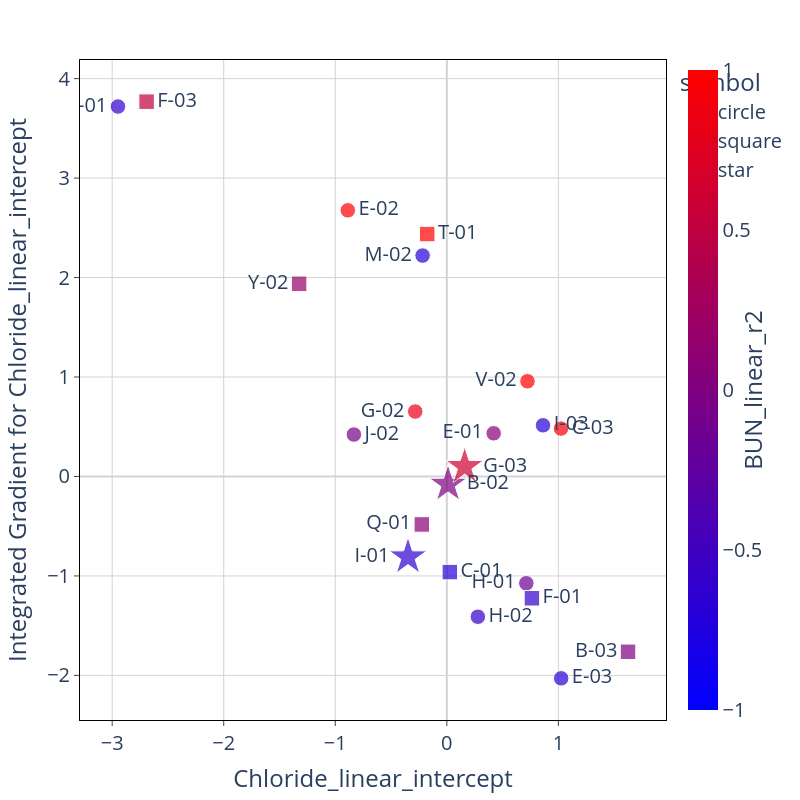
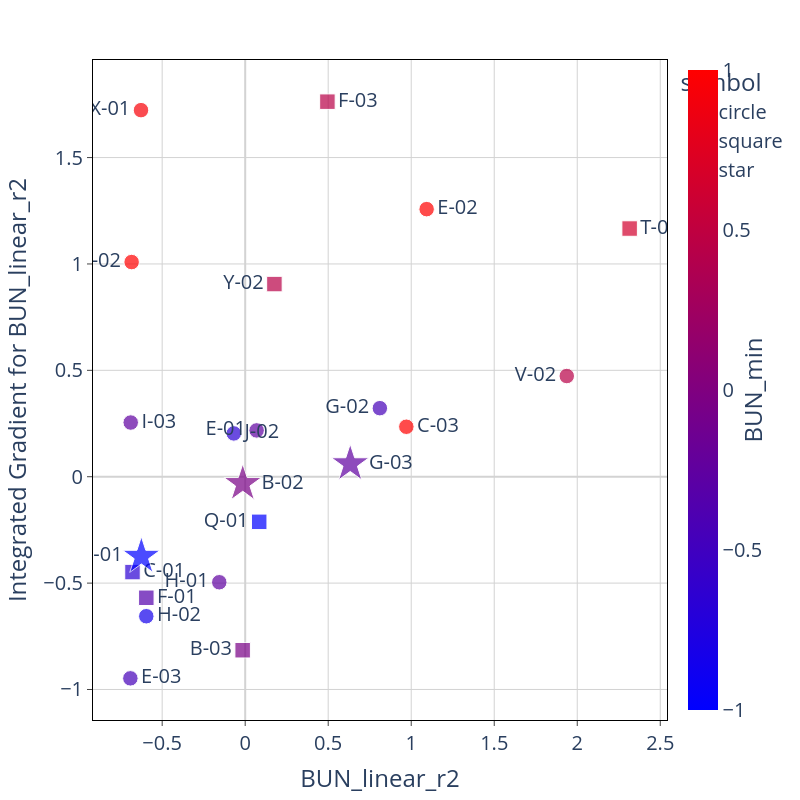
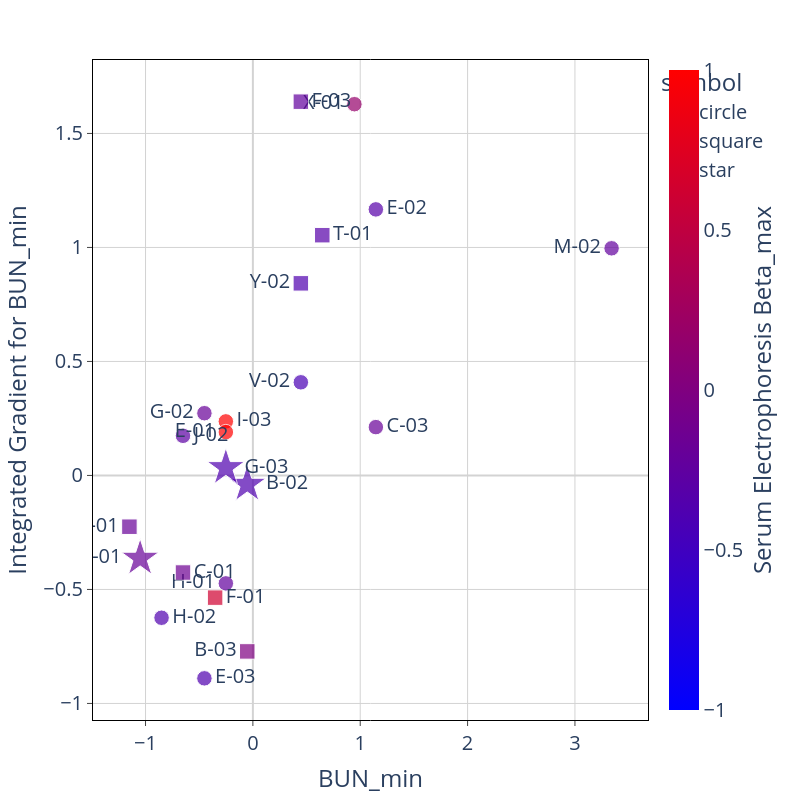

The code cell stored with these charts, in order, in its notebook:
### Code cell
feature_combinations = [[1,2], [2,3], [3,4]]

for combo in feature_combinations: 
    a, b = combo
    feat_1 = IGtable.columns[feature_order[len(feature_order)-a]]
    feat_2 = IGtable.columns[feature_order[len(feature_order)-b]]
    
    
    fig=px.scatter(x = IG_x_concat[feat_1], y = IGtable_concat[feat_1], 
                     text= IGtable_concat['DeID'], 
                     color = IG_x_concat[feat_2],
                     symbol = IGtable_concat['Shape'], size = IGtable_concat['size'],
                     symbol_sequence = IGtable_concat['Shape'].unique().tolist()
                    )
    fig.update_traces(textposition = text_pos(IGtable_concat, feat_1))



    fig.update_layout(
        plot_bgcolor='white',
        autosize=False,
        width=800,
        height=800,
        coloraxis = {'colorscale':'Bluered'},
        xaxis_title = feat_1,
        yaxis_title = "Integrated Gradient for " + feat_1,
        font=dict(size=20)
    )

    fig.update_xaxes(
        zeroline=True,
        zerolinecolor='lightgrey',
        mirror=True,
        ticks='outside',
        showline=True,
        linecolor='black',
        gridcolor='lightgrey'
        )

    fig.update_yaxes(
        zeroline=True,
        zerolinecolor='lightgrey',
        mirror=True,
        ticks='outside',
        showline=True,
        linecolor='black',
        gridcolor='lightgrey'
    )

    fig.update_coloraxes(colorbar_showticklabels=True,
                        colorbar_title=dict(text=feat_2,side = "right"),
                        cmin = -1, cmax = 1)

    fig.show()

### Figure 1 — Plotly figure (JSON) as saved in the notebook; plotly's stock layout.template omitted (floating-point values rounded to 4 significant figures)
{"data": [{"hovertemplate": "symbol=circle<br>x=%{x}<br>y=%{y}<br>size=%{marker.size}<br>text=%{text}<br>color=%{marker.color}<extra></extra>", "legendgroup": "circle", "marker": {"color": [-0.6917, -0.6276, -0.5957, -0.1561, 0.9706, 0.8111, -0.6895, 0.06886, 1.093, -0.684, -0.06862, 1.937], "coloraxis": "coloraxis", "size": [6, 6, 6, 6, 6, 6, 6, 6, 6, 6, 6, 6], "sizemode": "area", "sizeref": 0.05, "symbol": "circle"}, "mode": "markers+text", "name": "circle", "orientation": "v", "showlegend": true, "text": ["E-03", "X-01", "H-02", "H-01", "C-03", "G-02", "I-03", "E-01", "E-02", "M-02", "J-02", "V-02"], "textposition": ["middle right", "middle left", "middle right", "middle left", "middle right", "middle left", "middle right", "middle left", "middle right", "middle left", "middle right", "middle left", "middle right", "middle left", "middle right", "middle left", "middle right", "middle left", "middle right", "middle left", "middle right", "middle left"], "type": "scatter", "x": [1.025, -2.948, 0.2781, 0.7125, 1.023, -0.2834, 0.8622, 0.4198, -0.8876, -0.2173, -0.8332, 0.7228], "xaxis": "x", "y": [-2.03, 3.719, -1.41, -1.073, 0.4812, 0.6527, 0.5143, 0.4341, 2.675, 2.221, 0.4217, 0.9573], "yaxis": "y"}, {"hovertemplate": "symbol=square<br>x=%{x}<br>y=%{y}<br>size=%{marker.size}<br>text=%{text}<br>color=%{marker.color}<extra></extra>", "legendgroup": "square", "marker": {"color": [2.316, 0.1759, 0.4952, -0.01523, -0.5955, 0.08441, -0.6789], "coloraxis": "coloraxis", "size": [6, 6, 6, 6, 6, 6, 6], "sizemode": "area", "sizeref": 0.05, "symbol": "square"}, "mode": "markers+text", "name": "square", "orientation": "v", "showlegend": true, "text": ["T-01", "Y-02", "F-03", "B-03", "F-01", "Q-01", "C-01"], "textposition": ["middle right", "middle left", "middle right", "middle left", "middle right", "middle left", "middle right", "middle left", "middle right", "middle left", "middle right", "middle left", "middle right", "middle left", "middle right", "middle left", "middle right", "middle left", "middle right", "middle left", "middle right", "middle left"], "type": "scatter", "x": [-0.176, -1.324, -2.691, 1.624, 0.7627, -0.2241, 0.02701], "xaxis": "x", "y": [2.437, 1.937, 3.768, -1.763, -1.224, -0.4824, -0.9614], "yaxis": "y"}, {"hovertemplate": "symbol=star<br>x=%{x}<br>y=%{y}<br>size=%{marker.size}<br>text=%{text}<br>color=%{marker.color}<extra></extra>", "legendgroup": "star", "marker": {"color": [-0.01473, -0.6254, 0.6326], "coloraxis": "coloraxis", "size": [20, 20, 20], "sizemode": "area", "sizeref": 0.05, "symbol": "star"}, "mode": "markers+text", "name": "star", "orientation": "v", "showlegend": true, "text": ["B-02", "I-01", "G-03"], "textposition": ["middle right", "middle left", "middle right", "middle left", "middle right", "middle left", "middle right", "middle left", "middle right", "middle left", "middle right", "middle left", "middle right", "middle left", "middle right", "middle left", "middle right", "middle left", "middle right", "middle left", "middle right", "middle left"], "type": "scatter", "x": [0.01111, -0.3481, 0.1598], "xaxis": "x", "y": [-0.07885, -0.8095, 0.09927], "yaxis": "y"}], "layout": {"autosize": false, "coloraxis": {"cmax": 1, "cmin": -1, "colorbar": {"showticklabels": true, "title": {"side": "right", "text": "BUN_linear_r2"}}, "colorscale": [[0, "rgb(0,0,255)"], [1, "rgb(255,0,0)"]]}, "font": {"size": 20}, "height": 800, "legend": {"itemsizing": "constant", "title": {"text": "symbol"}, "tracegroupgap": 0}, "margin": {"t": 60}, "plot_bgcolor": "white", "width": 800, "xaxis": {"anchor": "y", "autorange": true, "domain": [0, 1], "gridcolor": "lightgrey", "linecolor": "black", "mirror": true, "range": [-3.288, 1.964], "showline": true, "ticks": "outside", "title": {"text": "Chloride_linear_intercept"}, "type": "linear", "zeroline": true, "zerolinecolor": "lightgrey"}, "yaxis": {"anchor": "x", "autorange": true, "domain": [0, 1], "gridcolor": "lightgrey", "linecolor": "black", "mirror": true, "range": [-2.448, 4.187], "showline": true, "ticks": "outside", "title": {"text": "Integrated Gradient for Chloride_linear_intercept"}, "type": "linear", "zeroline": true, "zerolinecolor": "lightgrey"}}}

### Figure 2 — Plotly figure (JSON) as saved in the notebook; plotly's stock layout.template omitted (floating-point values rounded to 4 significant figures)
{"data": [{"hovertemplate": "symbol=circle<br>x=%{x}<br>y=%{y}<br>size=%{marker.size}<br>text=%{text}<br>color=%{marker.color}<extra></extra>", "legendgroup": "circle", "marker": {"color": [-0.4514, 0.9459, -0.8506, -0.2518, 1.146, -0.4514, -0.2518, -0.2518, 1.146, 3.341, -0.651, 0.4469], "coloraxis": "coloraxis", "size": [6, 6, 6, 6, 6, 6, 6, 6, 6, 6, 6, 6], "sizemode": "area", "sizeref": 0.05, "symbol": "circle"}, "mode": "markers+text", "name": "circle", "orientation": "v", "showlegend": true, "text": ["E-03", "X-01", "H-02", "H-01", "C-03", "G-02", "I-03", "E-01", "E-02", "M-02", "J-02", "V-02"], "textposition": ["middle right", "middle left", "middle right", "middle left", "middle right", "middle left", "middle right", "middle left", "middle right", "middle left", "middle right", "middle left", "middle right", "middle left", "middle right", "middle left", "middle right", "middle left", "middle right", "middle left", "middle right", "middle left"], "type": "scatter", "x": [-0.6917, -0.6276, -0.5957, -0.1561, 0.9706, 0.8111, -0.6895, 0.06886, 1.093, -0.684, -0.06862, 1.937], "xaxis": "x", "y": [-0.9476, 1.723, -0.6557, -0.496, 0.2349, 0.3222, 0.2547, 0.2176, 1.258, 1.009, 0.2036, 0.4732], "yaxis": "y"}, {"hovertemplate": "symbol=square<br>x=%{x}<br>y=%{y}<br>size=%{marker.size}<br>text=%{text}<br>color=%{marker.color}<extra></extra>", "legendgroup": "square", "marker": {"color": [0.6465, 0.4469, 0.4469, -0.05217, -0.3516, -1.15, -0.651], "coloraxis": "coloraxis", "size": [6, 6, 6, 6, 6, 6, 6], "sizemode": "area", "sizeref": 0.05, "symbol": "square"}, "mode": "markers+text", "name": "square", "orientation": "v", "showlegend": true, "text": ["T-01", "Y-02", "F-03", "B-03", "F-01", "Q-01", "C-01"], "textposition": ["middle right", "middle left", "middle right", "middle left", "middle right", "middle left", "middle right", "middle left", "middle right", "middle left", "middle right", "middle left", "middle right", "middle left", "middle right", "middle left", "middle right", "middle left", "middle right", "middle left", "middle right", "middle left"], "type": "scatter", "x": [2.316, 0.1759, 0.4952, -0.01523, -0.5955, 0.08441, -0.6789], "xaxis": "x", "y": [1.166, 0.9055, 1.763, -0.8154, -0.569, -0.2119, -0.4482], "yaxis": "y"}, {"hovertemplate": "symbol=star<br>x=%{x}<br>y=%{y}<br>size=%{marker.size}<br>text=%{text}<br>color=%{marker.color}<extra></extra>", "legendgroup": "star", "marker": {"color": [-0.05217, -1.05, -0.2518], "coloraxis": "coloraxis", "size": [20, 20, 20], "sizemode": "area", "sizeref": 0.05, "symbol": "star"}, "mode": "markers+text", "name": "star", "orientation": "v", "showlegend": true, "text": ["B-02", "I-01", "G-03"], "textposition": ["middle right", "middle left", "middle right", "middle left", "middle right", "middle left", "middle right", "middle left", "middle right", "middle left", "middle right", "middle left", "middle right", "middle left", "middle right", "middle left", "middle right", "middle left", "middle right", "middle left", "middle right", "middle left"], "type": "scatter", "x": [-0.01473, -0.6254, 0.6326], "xaxis": "x", "y": [-0.03262, -0.3745, 0.06034], "yaxis": "y"}], "layout": {"autosize": false, "coloraxis": {"cmax": 1, "cmin": -1, "colorbar": {"showticklabels": true, "title": {"side": "right", "text": "BUN_min"}}, "colorscale": [[0, "rgb(0,0,255)"], [1, "rgb(255,0,0)"]]}, "font": {"size": 20}, "height": 800, "legend": {"itemsizing": "constant", "title": {"text": "symbol"}, "tracegroupgap": 0}, "margin": {"t": 60}, "plot_bgcolor": "white", "width": 800, "xaxis": {"anchor": "y", "autorange": true, "domain": [0, 1], "gridcolor": "lightgrey", "linecolor": "black", "mirror": true, "range": [-0.9165, 2.54], "showline": true, "ticks": "outside", "title": {"text": "BUN_linear_r2"}, "type": "linear", "zeroline": true, "zerolinecolor": "lightgrey"}, "yaxis": {"anchor": "x", "autorange": true, "domain": [0, 1], "gridcolor": "lightgrey", "linecolor": "black", "mirror": true, "range": [-1.143, 1.959], "showline": true, "ticks": "outside", "title": {"text": "Integrated Gradient for BUN_linear_r2"}, "type": "linear", "zeroline": true, "zerolinecolor": "lightgrey"}}}

### Figure 3 — Plotly figure (JSON) as saved in the notebook; plotly's stock layout.template omitted (floating-point values rounded to 4 significant figures)
{"data": [{"hovertemplate": "symbol=circle<br>x=%{x}<br>y=%{y}<br>size=%{marker.size}<br>text=%{text}<br>color=%{marker.color}<extra></extra>", "legendgroup": "circle", "marker": {"color": [-0.3708, 0.1715, -0.3708, -0.2352, -0.19, -0.19, 5.685, 2.521, -0.3256, -0.2352, -0.2804, -0.416], "coloraxis": "coloraxis", "size": [6, 6, 6, 6, 6, 6, 6, 6, 6, 6, 6, 6], "sizemode": "area", "sizeref": 0.05, "symbol": "circle"}, "mode": "markers+text", "name": "circle", "orientation": "v", "showlegend": true, "text": ["E-03", "X-01", "H-02", "H-01", "C-03", "G-02", "I-03", "E-01", "E-02", "M-02", "J-02", "V-02"], "textposition": ["middle right", "middle left", "middle right", "middle left", "middle right", "middle left", "middle right", "middle left", "middle right", "middle left", "middle right", "middle left", "middle right", "middle left", "middle right", "middle left", "middle right", "middle left", "middle right", "middle left", "middle right", "middle left"], "type": "scatter", "x": [-0.4514, 0.9459, -0.8506, -0.2518, 1.146, -0.4514, -0.2518, -0.2518, 1.146, 3.341, -0.651, 0.4469], "xaxis": "x", "y": [-0.8899, 1.628, -0.6242, -0.4735, 0.2119, 0.2729, 0.2371, 0.1901, 1.167, 0.9962, 0.1738, 0.4085], "yaxis": "y"}, {"hovertemplate": "symbol=square<br>x=%{x}<br>y=%{y}<br>size=%{marker.size}<br>text=%{text}<br>color=%{marker.color}<extra></extra>", "legendgroup": "square", "marker": {"color": [-0.3256, -0.3708, -0.2352, -0.009244, 0.6234, -0.19, -0.1448], "coloraxis": "coloraxis", "size": [6, 6, 6, 6, 6, 6, 6], "sizemode": "area", "sizeref": 0.05, "symbol": "square"}, "mode": "markers+text", "name": "square", "orientation": "v", "showlegend": true, "text": ["T-01", "Y-02", "F-03", "B-03", "F-01", "Q-01", "C-01"], "textposition": ["middle right", "middle left", "middle right", "middle left", "middle right", "middle left", "middle right", "middle left", "middle right", "middle left", "middle right", "middle left", "middle right", "middle left", "middle right", "middle left", "middle right", "middle left", "middle right", "middle left", "middle right", "middle left"], "type": "scatter", "x": [0.6465, 0.4469, 0.4469, -0.05217, -0.3516, -1.15, -0.651], "xaxis": "x", "y": [1.054, 0.8426, 1.639, -0.7719, -0.5359, -0.2249, -0.4258], "yaxis": "y"}, {"hovertemplate": "symbol=star<br>x=%{x}<br>y=%{y}<br>size=%{marker.size}<br>text=%{text}<br>color=%{marker.color}<extra></extra>", "legendgroup": "star", "marker": {"color": [-0.3708, -0.19, -0.3708], "coloraxis": "coloraxis", "size": [20, 20, 20], "sizemode": "area", "sizeref": 0.05, "symbol": "star"}, "mode": "markers+text", "name": "star", "orientation": "v", "showlegend": true, "text": ["B-02", "I-01", "G-03"], "textposition": ["middle right", "middle left", "middle right", "middle left", "middle right", "middle left", "middle right", "middle left", "middle right", "middle left", "middle right", "middle left", "middle right", "middle left", "middle right", "middle left", "middle right", "middle left", "middle right", "middle left", "middle right", "middle left"], "type": "scatter", "x": [-0.05217, -1.05, -0.2518], "xaxis": "x", "y": [-0.03933, -0.3636, 0.03384], "yaxis": "y"}], "layout": {"autosize": false, "coloraxis": {"cmax": 1, "cmin": -1, "colorbar": {"showticklabels": true, "title": {"side": "right", "text": "Serum Electrophoresis Beta_max"}}, "colorscale": [[0, "rgb(0,0,255)"], [1, "rgb(255,0,0)"]]}, "font": {"size": 20}, "height": 800, "legend": {"itemsizing": "constant", "title": {"text": "symbol"}, "tracegroupgap": 0}, "margin": {"t": 60}, "plot_bgcolor": "white", "width": 800, "xaxis": {"anchor": "y", "autorange": true, "domain": [0, 1], "gridcolor": "lightgrey", "linecolor": "black", "mirror": true, "range": [-1.488, 3.68], "showline": true, "ticks": "outside", "title": {"text": "BUN_min"}, "type": "linear", "zeroline": true, "zerolinecolor": "lightgrey"}, "yaxis": {"anchor": "x", "autorange": true, "domain": [0, 1], "gridcolor": "lightgrey", "linecolor": "black", "mirror": true, "range": [-1.073, 1.822], "showline": true, "ticks": "outside", "title": {"text": "Integrated Gradient for BUN_min"}, "type": "linear", "zeroline": true, "zerolinecolor": "lightgrey"}}}
